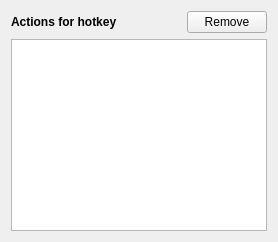
           <widget class="QWidget" name="layoutWidget_12">
            <layout class="QVBoxLayout" name="layout_hotkeys_actions">
             <item>
              <layout class="QHBoxLayout" name="layout_hotkeys_actions_buttons">
               <item>
                <widget class="QLabel" name="label_hotkeys_actions">
                 <property name="font">
                  <font>
                   <weight>75</weight>
                   <bold>true</bold>
                  </font>
                 </property>
                 <property name="text">
                  <string>Actions for hotkey</string>
                 </property>
                 <property name="buddy">
                  <cstring>hotkeys_actions_view</cstring>
                 </property>
                </widget>
               </item>
               <item>
                <spacer name="horizontalSpacer_11">
                 <property name="orientation">
                  <enum>Qt::Horizontal</enum>
                 </property>
                 <property name="sizeHint" stdset="0">
                  <size>
                   <width>40</width>
                   <height>20</height>
                  </size>
                 </property>
                </spacer>
               </item>
               <item>
                <widget class="QPushButton" name="button_hotkeys_actions_remove">
                 <property name="enabled">
                  <bool>true</bool>
                 </property>
                 <property name="text">
                  <string>Remove</string>
                 </property>
                 <property name="icon">
                  <iconset resource="yonder.qrc">
                   <normaloff>:/application/icons/edit-delete.png</normaloff>:/application/icons/edit-delete.png</iconset>
                 </property>
                 <property name="shortcut">
                  <string>Del</string>
                 </property>
                </widget>
               </item>
              </layout>
             </item>
             <item>
              <widget class="HotkeysActionsView" name="hotkeys_actions_view">
               <property name="editTriggers">
                <set>QAbstractItemView::NoEditTriggers</set>
               </property>
               <property name="dragDropMode">
                <enum>QAbstractItemView::DropOnly</enum>
               </property>
               <property name="alternatingRowColors">
                <bool>true</bool>
               </property>
               <property name="selectionMode">
                <enum>QAbstractItemView::ExtendedSelection</enum>
               </property>
               <property name="selectionBehavior">
                <enum>QAbstractItemView::SelectRows</enum>
               </property>
               <property name="showGrid">
                <bool>false</bool>
               </property>
               <attribute name="horizontalHeaderStretchLastSection">
                <bool>true</bool>
               </attribute>
               <attribute name="verticalHeaderVisible">
                <bool>false</bool>
               </attribute>
               <attribute name="verticalHeaderHighlightSections">
                <bool>false</bool>
               </attribute>
              </widget>
             </item>
            </layout>
           </widget>
